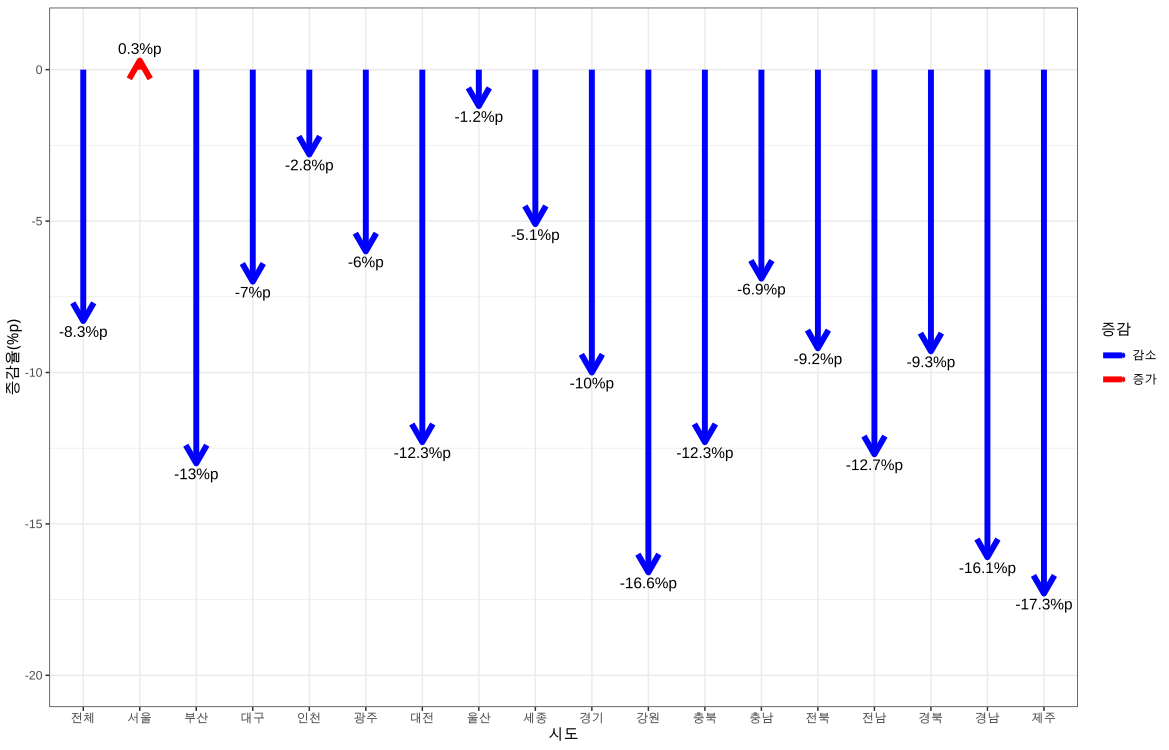

Recreate this plot in R.
df.dumbell <- df |>
  filter(학제 %in% c('대학교', '교육대학', '산업대학', '전문대학(2년제)', '전문대학(3년제)', '전문대학(4년제)')) |>
  group_by(연도, 시도) |>
  summarise(경쟁률 = sum(지원자_전체_계) / sum(입학자_전체_계), 입학자 = sum(입학자_전체_계), 지원자 = sum(지원자_전체_계))


df.dumbell <- rbind(df.dumbell, 
                    df.dumbell |>
                       group_by(연도) |>
                       summarise(경쟁률 = sum(지원자) / sum(입학자), 입학자 = sum(입학자), 지원자 = sum(지원자), 시도 = '전체')
)


df.dumbell <- df.dumbell |>
  group_by(시도) |>
  mutate(diff = c(0, 0, 0, diff(입학자, 3)), 
         lag = lag(입학자, 3), 
         증감률 = round(diff / lag * 100, 1), 
         pos = ifelse(증감률 >= 0, '증가', '감소')) |>
  ungroup()


View(df.dumbell)

df.dumbell$시도 <- fct_relevel(df.dumbell$시도,'전체', '서울', '부산', '대구', '인천', '광주', '대전', '울산', '세종', '경기', '강원', '충북', '충남', '전북', '전남', '경북', '경남', '제주')


df.dumbell |>
  filter(연도 == 2021) |>
  ggplot(aes(x = 시도, xend = 시도, y = 0, yend = 증감률)) + 
  geom_segment(aes(group = 시도, colour = as.factor(pos)), size = 2, arrow = arrow(length = unit(0.03, "npc"))) +
  geom_text(aes(x = 시도, y = 증감률, label = ifelse(pos == '감소', paste0(증감률, '%p'), NA)), vjust = 1.5) +
  geom_text(aes(x = 시도, label = ifelse(pos == '증가', paste0(증감률, '%p'), NA)), vjust = -1.5) +
  theme(legend.position="bottom") +
  ylim(-20, 1)  + 
  scale_color_manual(values = c('blue', 'red')) +
  labs(y = '증감율(%p)', color = '증감') +
  theme_bw()
